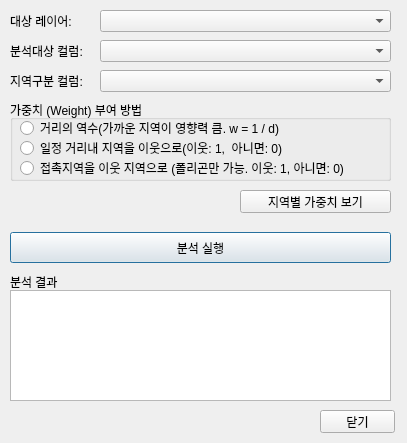
<?xml version="1.0" encoding="UTF-8"?>
<ui version="4.0">
 <class>Dialog</class>
 <widget class="QDialog" name="Dialog">
  <property name="enabled">
   <bool>true</bool>
  </property>
  <property name="geometry">
   <rect>
    <x>0</x>
    <y>0</y>
    <width>407</width>
    <height>443</height>
   </rect>
  </property>
  <property name="windowTitle">
   <string>전역 모란 I 지수 계산</string>
  </property>
  <widget class="QLabel" name="label">
   <property name="geometry">
    <rect>
     <x>10</x>
     <y>13</y>
     <width>81</width>
     <height>16</height>
    </rect>
   </property>
   <property name="text">
    <string>대상 레이어:</string>
   </property>
  </widget>
  <widget class="QComboBox" name="cmbLayer">
   <property name="geometry">
    <rect>
     <x>100</x>
     <y>10</y>
     <width>291</width>
     <height>22</height>
    </rect>
   </property>
  </widget>
  <widget class="QGroupBox" name="groupBox">
   <property name="geometry">
    <rect>
     <x>10</x>
     <y>100</y>
     <width>381</width>
     <height>81</height>
    </rect>
   </property>
   <property name="title">
    <string>가중치 (Weight) 부여 방법</string>
   </property>
   <widget class="QRadioButton" name="rdoIdw">
    <property name="geometry">
     <rect>
      <x>10</x>
      <y>20</y>
      <width>351</width>
      <height>16</height>
     </rect>
    </property>
    <property name="text">
     <string>거리의 역수(가까운 지역이 영향력 큼. w = 1 / d)</string>
    </property>
   </widget>
   <widget class="QRadioButton" name="rdoInDist">
    <property name="geometry">
     <rect>
      <x>10</x>
      <y>40</y>
      <width>351</width>
      <height>16</height>
     </rect>
    </property>
    <property name="text">
     <string>일정 거리내 지역을 이웃으로(이웃: 1,  아니면: 0)</string>
    </property>
   </widget>
   <widget class="QRadioButton" name="rdoContect">
    <property name="geometry">
     <rect>
      <x>10</x>
      <y>60</y>
      <width>371</width>
      <height>16</height>
     </rect>
    </property>
    <property name="text">
     <string>접촉지역을 이웃 지역으로 (폴리곤만 가능. 이웃: 1, 아니면: 0)</string>
    </property>
   </widget>
  </widget>
  <widget class="QPushButton" name="btnRun">
   <property name="geometry">
    <rect>
     <x>10</x>
     <y>232</y>
     <width>381</width>
     <height>31</height>
    </rect>
   </property>
   <property name="text">
    <string>분석 실행</string>
   </property>
  </widget>
  <widget class="QLabel" name="label_2">
   <property name="geometry">
    <rect>
     <x>10</x>
     <y>274</y>
     <width>211</width>
     <height>16</height>
    </rect>
   </property>
   <property name="text">
    <string>분석 결과</string>
   </property>
  </widget>
  <widget class="QTextEdit" name="txtResult">
   <property name="geometry">
    <rect>
     <x>10</x>
     <y>290</y>
     <width>381</width>
     <height>111</height>
    </rect>
   </property>
  </widget>
  <widget class="QPushButton" name="btnClose">
   <property name="geometry">
    <rect>
     <x>320</x>
     <y>410</y>
     <width>75</width>
     <height>23</height>
    </rect>
   </property>
   <property name="text">
    <string>닫기</string>
   </property>
  </widget>
  <widget class="QLabel" name="label_3">
   <property name="geometry">
    <rect>
     <x>10</x>
     <y>43</y>
     <width>81</width>
     <height>16</height>
    </rect>
   </property>
   <property name="text">
    <string>분석대상 컬럼:</string>
   </property>
  </widget>
  <widget class="QComboBox" name="cmbTgtColumn">
   <property name="geometry">
    <rect>
     <x>100</x>
     <y>40</y>
     <width>291</width>
     <height>22</height>
    </rect>
   </property>
  </widget>
  <widget class="QLabel" name="label_4">
   <property name="geometry">
    <rect>
     <x>10</x>
     <y>73</y>
     <width>81</width>
     <height>16</height>
    </rect>
   </property>
   <property name="text">
    <string>지역구분 컬럼:</string>
   </property>
  </widget>
  <widget class="QComboBox" name="cmbIdColumn">
   <property name="geometry">
    <rect>
     <x>100</x>
     <y>70</y>
     <width>291</width>
     <height>22</height>
    </rect>
   </property>
  </widget>
  <widget class="QPushButton" name="ptnShowWeight">
   <property name="geometry">
    <rect>
     <x>240</x>
     <y>190</y>
     <width>151</width>
     <height>23</height>
    </rect>
   </property>
   <property name="text">
    <string>지역별 가중치 보기</string>
   </property>
  </widget>
 </widget>
 <resources/>
 <connections/>
</ui>
